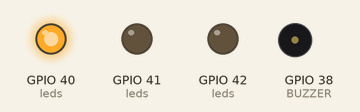
A sketch run on a simulated ESP32-S3. On the bench: output pins drawn as LEDs (lit = HIGH), buzzer (waves = sounding, pin HIGH).

Above: at 0.15 s.
At 0.75 s:
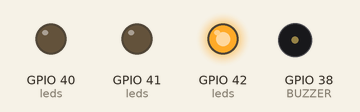
At 1.85 s:
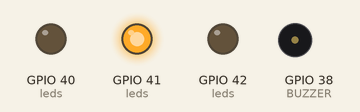
At 2.5 s:
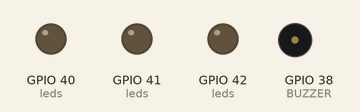
Timing chart, 0 to 3.2 s (numbered marks = the images above):
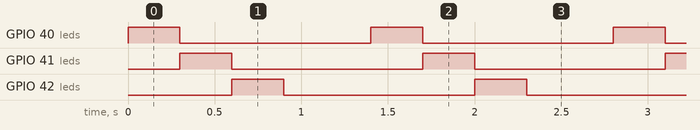

The sketch:

Treebeard_ESP32_LED_Test.ino
```cpp
// Bring-up test for ESP32-S3-WROOM-1U-N16R8 board: chase LED0 -> LED1 -> LED2, then beep LS1.
//
// LS1 is a TDK PS1440P02BT piezo buzzer: rated 3V, 4kHz resonant frequency,
// 75dB min SPL @ 3V/4kHz. Its datasheet warns against applying DC bias (can
// degrade insulation resistance over time), so it must only ever be driven
// with tone()/noTone() (AC square wave through Q3), never digitalWrite HIGH.
const int LED0 = 40;
const int LED1 = 41;
const int LED2 = 42;
const int BUZZER = 38;
const int BUZZER_RESONANT_HZ = 4000;

// Volume control: LEDC duty cycle instead of tone()'s fixed 50%. Lower duty ->
// less average voltage swing across LS1 -> quieter. Tune to taste.
const int BUZZER_DUTY_PERCENT = 15;
const int BUZZER_PWM_RES_BITS = 8;
const int BUZZER_PWM_MAX = (1 << BUZZER_PWM_RES_BITS) - 1;

const int leds[] = {LED0, LED1, LED2};
const int numLeds = sizeof(leds) / sizeof(leds[0]);

void beep(int durationMs, int freqHz = BUZZER_RESONANT_HZ, int dutyPercent = BUZZER_DUTY_PERCENT) {
  int duty = (BUZZER_PWM_MAX * dutyPercent) / 100;
  ledcWrite(BUZZER, duty);
  delay(durationMs);
  ledcWrite(BUZZER, 0);
}

void setup() {
  for (int i = 0; i < numLeds; i++) {
    pinMode(leds[i], OUTPUT);
    digitalWrite(leds[i], LOW);
  }
  ledcAttach(BUZZER, BUZZER_RESONANT_HZ, BUZZER_PWM_RES_BITS);
}

void loop() {
  for (int i = 0; i < numLeds; i++) {
    digitalWrite(leds[i], HIGH);
    delay(300);
    digitalWrite(leds[i], LOW);
  }

  // Buzzer disabled for now.
  // beep(150);
  // delay(100);
  // beep(150);

  delay(500);
}
```

Measured:
- by itself, GPIO 40 (leds), GPIO 41 (leds), GPIO 42 (leds): alternates HIGH for 0.30 s and LOW for 1.1 s
- by itself, everything shown: repeats every 1.4 s, in 4 steps
